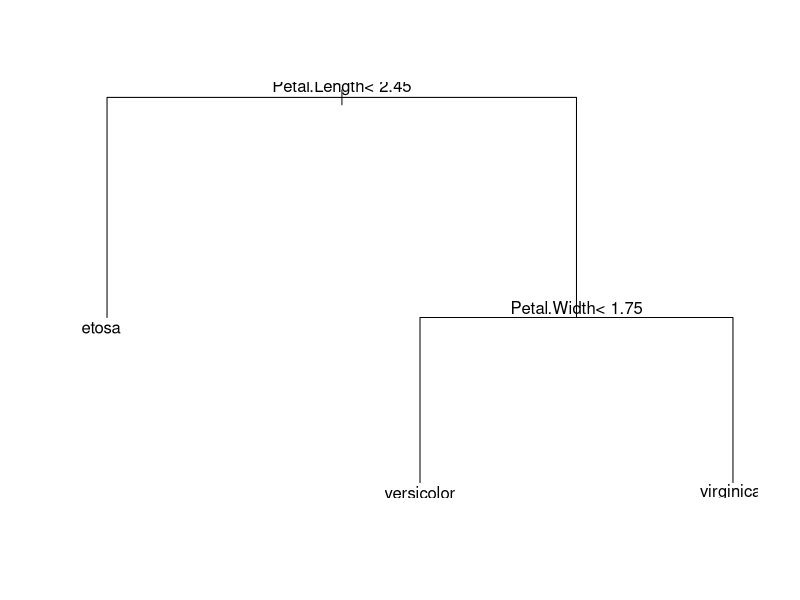

This chart was generated by the following R code:
# Load necessary library for decision tree
library(rpart)

# Load the iris dataset
data(iris)

# Split the data into training (70%) and testing (30%) sets
set.seed(123)  # For reproducibility

# Generate random indices for the split
sample_indices <- sample(1:nrow(iris), 0.7 * nrow(iris))
train_data <- iris[sample_indices, ]
test_data <- iris[-sample_indices, ]

# Fit the Decision Tree model
tree_model <- rpart(Species ~ ., data = train_data, method = "class")

# Print the summary of the model
summary(tree_model)

# Plot the Decision Tree
plot(tree_model)
text(tree_model, pretty = 0)

# Predict the test set
predictions <- predict(tree_model, newdata = test_data, type = "class")

# Evaluate the model's performance
confusion_matrix <- table(Predicted = predictions, Actual = test_data$Species)

# Print the confusion matrix
print(confusion_matrix)

# Calculate accuracy
accuracy <- sum(diag(confusion_matrix)) / sum(confusion_matrix)
cat("Accuracy:", accuracy * 100, "%\n")

